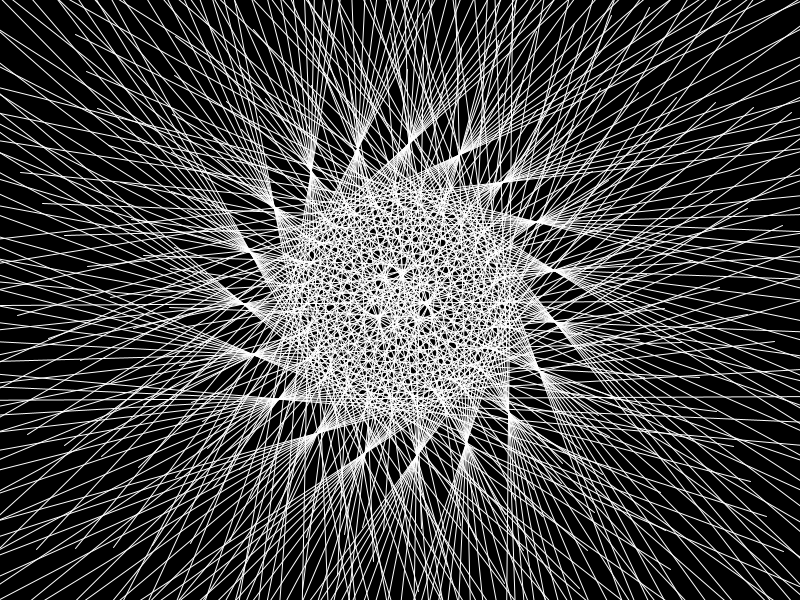
Frame 1 (no input)
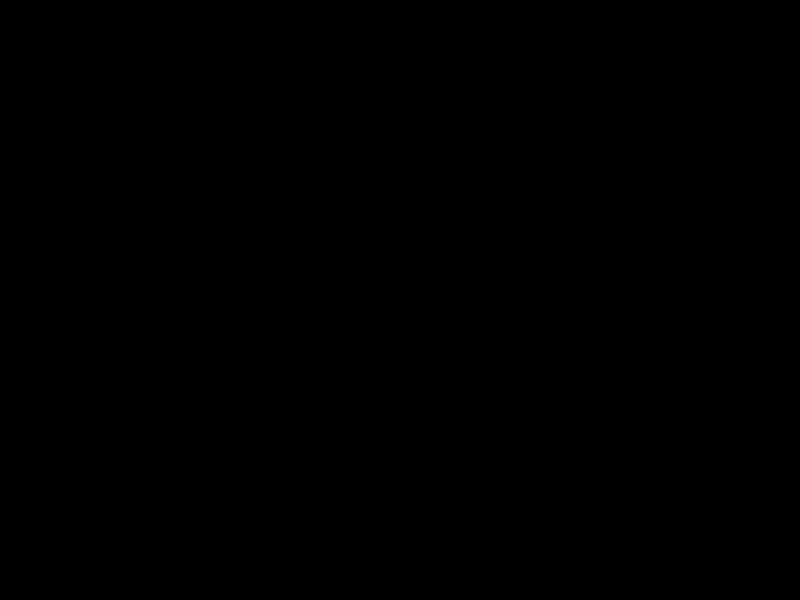
Frame 60 (the mouse pressed at the canvas centre just before this capture)
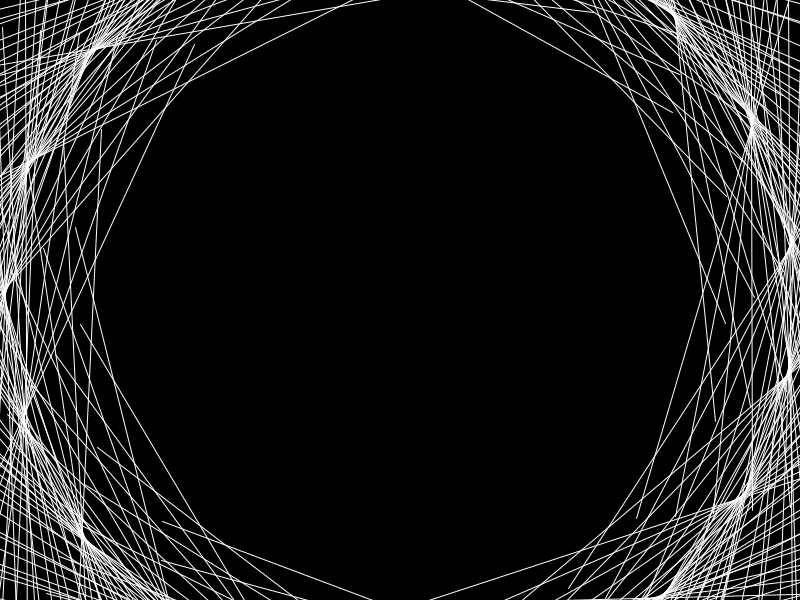
Frame 120 (the mouse held since frame 60 and released just before this capture)

The Processing sketch that drew these frames (run headless with seeded random() and noise(); from frame 60 on, the mouse is pressed at the canvas centre):

// Processing sketch: Sketch_10
// ── Sketch_10.pde
float rAngle =random(5,30);
float rFill = random(50,255);
float bgFill = random(200,255);
float rStroke = random(0.3,2);

void setup() {
  size(800, 600);
  frameRate(100);
}

void draw() {
  background(0,0,0);
  translate(width/2, height/2);

  float wave = sin(radians(frameCount)); 
  float w = wave*map(mouseX,0,height,2500,0);

  for (int i = 0; i <500; i++) {
    rotate(rAngle);
    stroke(255);
   
    line(-230, -i+w, 550, i++);
     fill (255,255,255,90);

    stroke(0, rFill, rFill);
   
  }
}
